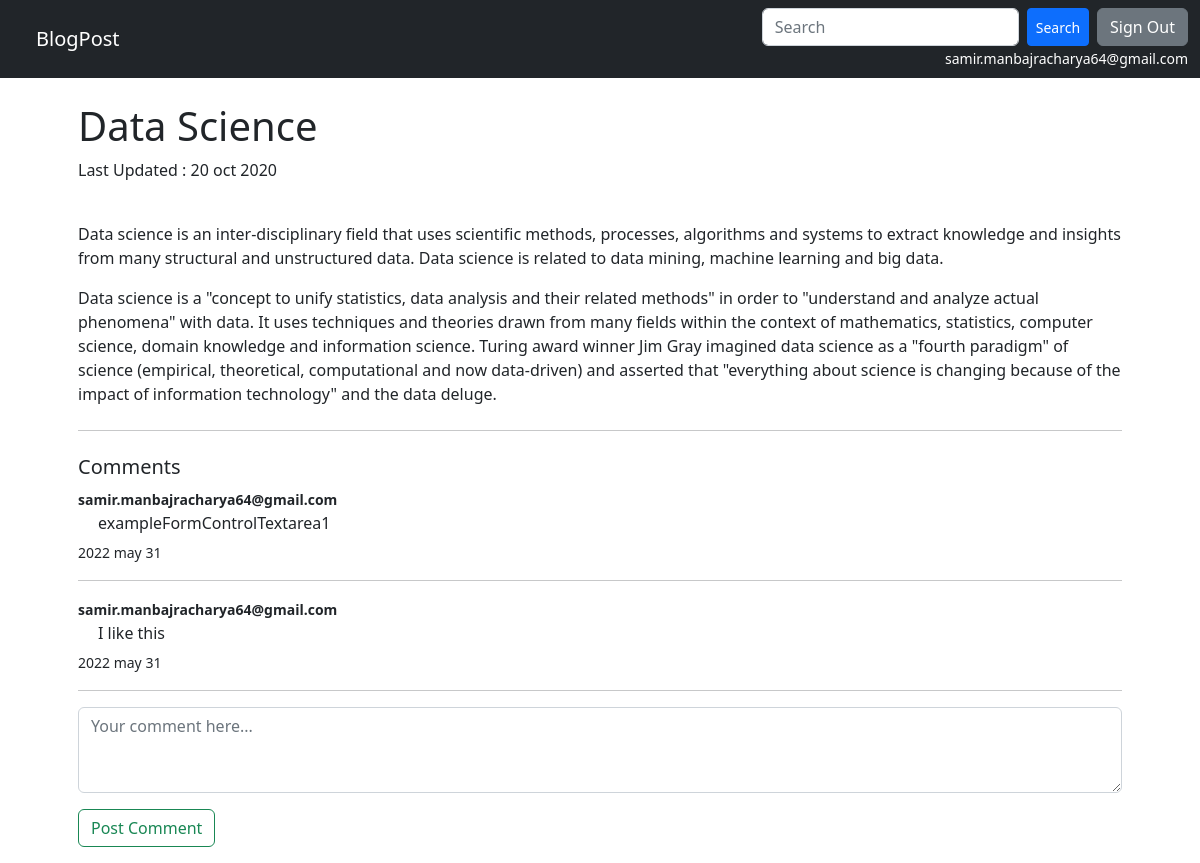
The app's page /2020/10/20/data-science/ (signed in) with its own data.
### blog/models.py (models this page shows, shortened)
class Post(models.Model):
    STATUS_CHOICES=(
        ('draft','Draft'),
        ('published','Published')
    )
    title = models.CharField(max_length=250)
    slug = models.SlugField(max_length=250,unique_for_date='publish')
    author = models.ForeignKey(User,on_delete=models.CASCADE,related_name='blog_posts')
    body =  models.TextField()
    publish = models.DateTimeField(default=timezone.now)
    created = models.DateTimeField(auto_now_add=True)
    updated = models.DateTimeField(auto_now=True)
    status = models.CharField(max_length=10,choices=STATUS_CHOICES,default='draft')
    class Meta:
        ordering = ('-publish',)

class Comment(models.Model):
    post	=	models.ForeignKey(Post,on_delete=models.CASCADE, related_name='comments')
    user	=	models.ForeignKey(User,on_delete=models.CASCADE)
    body	=	models.TextField()
    created	=	models.DateTimeField(auto_now_add=True)
    updated	=	models.DateTimeField(auto_now=True)
    active	=	models.BooleanField(default=True)
    class Meta:
        ordering	=	('created',)

### blog/views.py (the view)
# urls.py: path('<int:year>/<int:month>/<int:day>/<slug:post>/',v.post_detail,name='blog_detail'),
def post_detail(request,year,month,day,post):
    post = get_object_or_404(Post,slug=post,publish__year=year,publish__month=month,publish__day=day)
    if request.method == 'POST':
        if not request.user.is_authenticated:
            return redirect('account:login')
        else:
            new_comment = request.POST.get('exampleFormControlTextarea1')
            Comment(post=post,user=User.objects.get(username=request.user),body=new_comment).save()
    comments=post.comments.filter(active=True)
    context={
        'post':post,
        'comments':comments,
    }
    return render(request,'blog/post_detail.html',context)

### templates/blog/post_detail.html (shortened to what this page needs)
{% extends "base.html" %}
{% block content %}
    <h1>{{	post.title	}}</h1>
    <p	class="date">
        Last Updated : {{ post.publish|date:'d b Y' }}
    </p>
    <p class="pt-2">
        {{ post.body|linebreaks }}
    </p>
    <hr class="my-4">
    <p class="h5">Comments</p>
    {% for comment in comments %}
        <div >
            <strong><small>{{comment.user}}</small></strong>
            <p style="margin: 0; padding-bottom:5px; padding-left:20px;">{{comment.body}}</p>
            <small>{{comment.updated|date:'Y b d'}}</small>
            <hr>
        </div>
    {% empty %}
        <p>There are no comments yet.</p>
    {% endfor %}
    <form action="" method="POST" class="mb-3">
          <div class="mb-3">
            <textarea class="form-control" name="exampleFormControlTextarea1" id="exampleFormControlTextarea1" rows="3" placeholder="Your comment here..."></textarea>
          </div>
        <button type="submit" class="btn btn-outline-success">Post Comment</button>
    </form>
{% endblock content %}

### templates/base.html (shortened to what this page needs)
<!doctype html>
<html lang="en">
  <head>
    <link href="https://cdn.jsdelivr.net/npm/bootstrap@5.2.0-beta1/dist/css/bootstrap.min.css" rel="stylesheet">
  </head>
  <body>
    <nav class="navbar navbar-dark bg-dark">
      <div class="container-fluid">
        <a class="navbar-brand ps-4" href="{% url 'blog:blog_list' %}">BlogPost</a>
        <div class="">
          <div class="d-flex">
            <form class="d-flex" role="search" action="{% url 'blog:search_content' %}">
              <input class="form-control me-2" name='q' type="search" placeholder="Search" aria-label="Search">
              <button class="btn btn-primary btn-sm" type="submit">Search</button>
            </form>
            {% if user.is_authenticated %}
              <form action="{% url 'account:logout' %}">
                <button class="btn btn-secondary ms-2">Sign Out</button>
              </form>
            {% else %}
              <form action="{% url 'account:login' %}">
                <button class="btn btn-secondary ms-2">Sign In</button>
              </form>
            {% endif %}
          </div>
          <div>
              {% if user.is_authenticated %}
              <p class='mb-0' style="text-align:right; color:white"><small>{{ user }}</small></p>
              {% endif %}
            </div>
      </div>
      </div>
    </nav>
    <div class="container mt-4 px-5">
      {% block content %}
      {% endblock %}
    </div>
  </body>
</html>

### records on screen
Post: title "Data Science", publish "20 oct 2020", body "Data science is an inter-disciplinary field that uses scientific methods, processes, algorithms and systems to extract knowledge and insights from many structural and unstructured data. Data science is related to data mining, machine learning and big data. Data science is a \"concept to unify statistics, data analysis and their related methods\" in order to \"understand and analyze actual phenomena\" with data. It uses techniques and theories drawn from many fields within the context of mathematics, statistics, computer science, domain knowledge and information science. Turing award winner Jim Gray imagined data science as a \"fourth paradigm\" of science (empirical, theoretical, computational…"
Comment: user "samir.manbajracharya64@gmail.com", body "exampleFormControlTextarea1", updated "2022 may 31"
Comment: user "samir.manbajracharya64@gmail.com", body "I like this", updated "2022 may 31"

### other values on screen
{{ user }} "samir.manbajracharya64@gmail.com"
